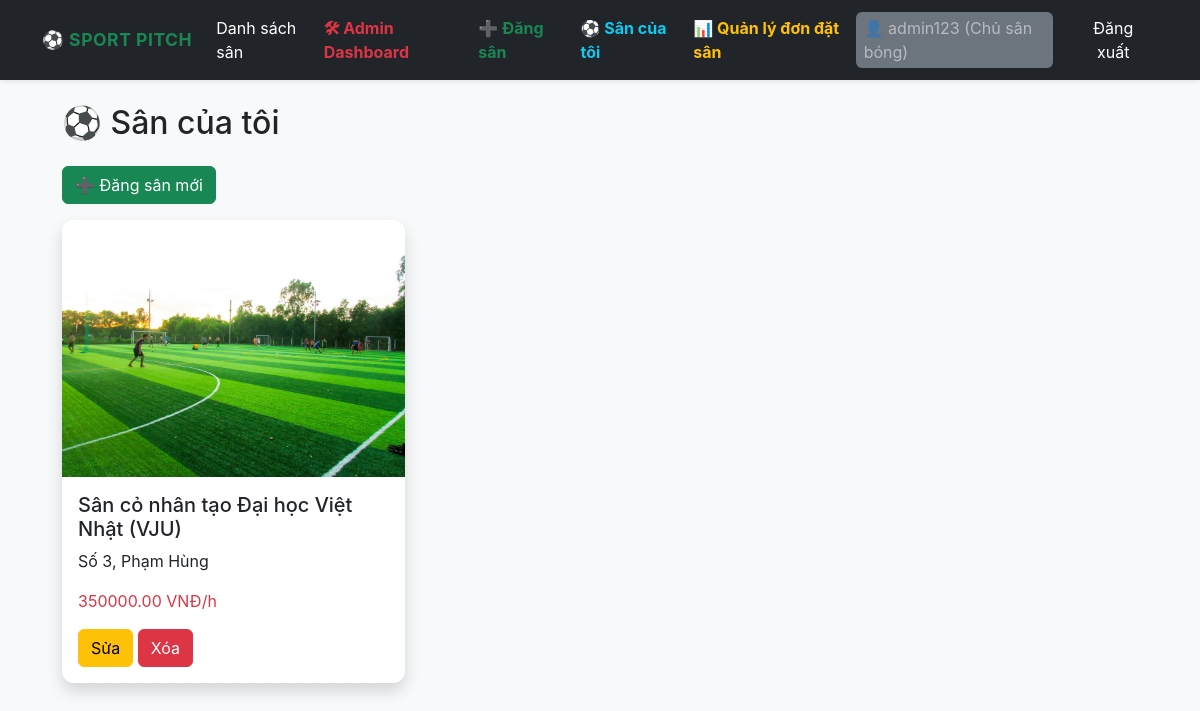
Page /my-pitches/ (signed in) on the committed database.
### apps/accounts/models.py (models this page shows, shortened)
class UserProfile(models.Model):
    ROLE_CHOICES = (
        ('customer', 'Khách hàng'),
        ('owner', 'Chủ sân bóng'),
    )
    user = models.OneToOneField(User, on_delete=models.CASCADE, related_name='profile')
    role = models.CharField(max_length=10, choices=ROLE_CHOICES, default='customer')
    phone_number = models.CharField(max_length=15, blank=True, null=True, verbose_name="Số điện thoại")

### apps/pitches/models.py (models this page shows, shortened)
class Pitch(models.Model):
    PITCH_TYPE_CHOICES = (
        ('5', '5 người'),
        ('7', '7 người'),
        ('11', '11 người'),
    )
    owner = models.ForeignKey(User, on_delete=models.CASCADE, related_name='pitches', verbose_name="Chủ sân")
    name = models.CharField(max_length=100, verbose_name="Tên sân bóng")
    address = models.CharField(max_length=255, blank=True, null=True, verbose_name="Địa chỉ")
    pitch_type = models.CharField(max_length=2, choices=PITCH_TYPE_CHOICES, default='5', verbose_name="Loại sân")
    price_per_hour = models.DecimalField(max_digits=10, decimal_places=2, verbose_name="Giá thuê (VND/Giờ)")
    description = models.TextField(blank=True, null=True, verbose_name="Mô tả chi tiết")
    image = models.ImageField(upload_to='pitch_images/', blank=True, null=True, verbose_name="Hình ảnh sân")
    created_at = models.DateTimeField(auto_now_add=True)

### apps/pitches/views.py (the view)
class MyPitchesView(LoginRequiredMixin, View):
    def get(self, request):
        profile = getattr(request.user, 'profile', None)
        if not profile or profile.role != 'owner':
            messages.error(request, 'Bạn không có quyền truy cập.')
            return redirect('pitch_list')
        pitches = Pitch.objects.filter(
            owner=request.user
        )
        return render(
            request,
            'pitches/my_pitches.html',
            {
                'pitches': pitches
            }
        )

### templates/pitches/my_pitches.html (shortened to what this page needs)
{% extends 'base.html' %}
{% block content %}
<h2 class="mb-4">
    ⚽ Sân của tôi
</h2>
<a href="{% url 'create_pitch' %}"
   class="btn btn-success mb-3">
    ➕ Đăng sân mới
</a>
<div class="row">
{% for pitch in pitches %}
<div class="col-md-4 mb-4">
    <div class="card shadow">
        {% if pitch.image %}
        <img src="{{ pitch.image.url }}"
             class="card-img-top">
        {% endif %}
        <div class="card-body">
            <h5>{{ pitch.name }}</h5>
            <p>{{ pitch.address }}</p>
            <p class="text-danger">
                {{ pitch.price_per_hour }} VNĐ/h
            </p>
            <a href="{% url 'edit_pitch' pitch.id %}"
               class="btn btn-warning">
                Sửa
            </a>
            <form
                method="POST"
                action="{% url 'delete_pitch' pitch.id %}"
                style="display:inline;">
                <button
                    class="btn btn-danger"
                    onclick="return confirm('Xóa sân này?')">
                    Xóa
                </button>
            </form>
        </div>
    </div>
</div>
{% empty %}
<p>Bạn chưa đăng sân nào.</p>
{% endfor %}
</div>
{% endblock %}

### templates/base.html (shortened to what this page needs)
{% load static %}
<!DOCTYPE html>
<html lang="vi">
<head>
    <link href="https://cdn.jsdelivr.net/npm/bootstrap@5.3.0/dist/css/bootstrap.min.css"
          rel="stylesheet">
    <link href="{% static 'css/styles.css' %}"
          rel="stylesheet">
</head>
<body class="bg-light">
    <nav class="navbar navbar-expand-lg navbar-dark bg-dark mb-4 shadow-sm">
        <div class="container">
            <a class="navbar-brand fw-bold text-success"
               href="{% url 'pitch_list' %}">
                ⚽ SPORT PITCH
            </a>
            <div class="collapse navbar-collapse" id="navbarNav">
                <ul class="navbar-nav me-auto">
                    <li class="nav-item">
                        <a class="nav-link text-white"
                           href="{% url 'pitch_list' %}">
                            Danh sách sân
                        </a>
                    </li>
                </ul>
                <ul class="navbar-nav ms-auto align-items-center">
                    {% if user.is_authenticated %}
                        {% if user.is_superuser %}
                            <li class="nav-item">
                                <a class="nav-link text-danger fw-bold me-2"
                                   href="{% url 'admin_dashboard' %}">
                                    🛠 Admin Dashboard
                                </a>
                            </li>
                        {% endif %}
                        {% if user.profile.role == 'owner' %}
                            <li class="nav-item">
                                <a class="nav-link text-success fw-bold me-2"
                                   href="{% url 'create_pitch' %}">
                                    ➕ Đăng sân
                                </a>
                            </li>
                            <li class="nav-item">
                                <a class="nav-link text-info fw-bold me-2"
                                   href="{% url 'my_pitches' %}">
                                    ⚽ Sân của tôi
                                </a>
                            </li>
                            <li class="nav-item">
                                <a class="nav-link text-warning fw-bold me-2"
                                   href="{% url 'owner_dashboard' %}">
                                    📊 Quản lý đơn đặt sân
                                </a>
                            </li>
                        {% endif %}
                        <li class="nav-item">
                            <span class="nav-link text-white-50 bg-secondary rounded px-2 py-1 small">
                                👤 {{ user.username }}
                                ({{ user.profile.get_role_display }})
                            </span>
                        </li>
                        <li class="nav-item">
                            <a class="nav-link btn btn-danger btn-sm text-white ms-3 px-3"
                               href="{% url 'logout' %}">
                                Đăng xuất
                            </a>
                        </li>
                    {% endif %}
                </ul>
            </div>
        </div>
    </nav>
    <main class="container">
        {% block content %}
        {% endblock %}
    </main>
</body>
</html>

### static/css/styles.css (style rules this page uses)
:root { --brand: #198754; --muted: #6c757d; --card-radius: .75rem; --card-shadow: 0 10px 30px rgba(17,24,39,0.06); }
body { font-family: Inter, system-ui, -apple-system, 'Segoe UI', Roboto, 'Helvetica Neue', Arial; background-color: #f7f9fb; }
main.container { max-width: 1100px; }
.navbar-brand { letter-spacing: .5px; font-size: 1.1rem; }
.navbar .nav-link.btn { padding-top: .35rem; padding-bottom: .35rem; }
.card { border-radius: var(--card-radius); transition: transform .18s ease, box-shadow .18s ease; border: 0; }
.card-img-top { border-top-left-radius: var(--card-radius); border-top-right-radius: var(--card-radius); }

### rows in the picture
Pitch: image (picture), name "Sân cỏ nhân tạo Đại học Việt Nhật (VJU)", address "Số 3, Phạm Hùng", price_per_hour "350000.00"

### other values in the picture
{{ user.username }} "admin123"
{{ user.profile.get_role_display }} "Chủ sân bóng"
